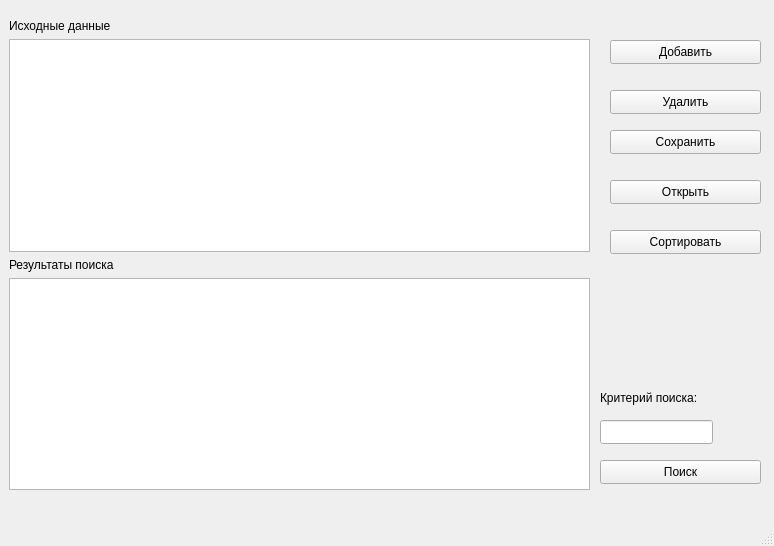
<?xml version="1.0" encoding="UTF-8"?>
<ui version="4.0">
 <class>MainWindow</class>
 <widget class="QMainWindow" name="MainWindow">
  <property name="geometry">
   <rect>
    <x>0</x>
    <y>0</y>
    <width>774</width>
    <height>546</height>
   </rect>
  </property>
  <property name="windowTitle">
   <string>MainWindow</string>
  </property>
  <widget class="QWidget" name="centralwidget">
   <widget class="QWidget" name="verticalLayoutWidget">
    <property name="geometry">
     <rect>
      <x>9</x>
      <y>19</y>
      <width>581</width>
      <height>471</height>
     </rect>
    </property>
    <layout class="QVBoxLayout" name="verticalLayout">
     <item>
      <widget class="QLabel" name="label">
       <property name="text">
        <string>Исходные данные</string>
       </property>
      </widget>
     </item>
     <item>
      <widget class="QTableView" name="tableView_2">
       <property name="sortingEnabled">
        <bool>true</bool>
       </property>
      </widget>
     </item>
     <item>
      <widget class="QLabel" name="label_2">
       <property name="text">
        <string>Результаты поиска</string>
       </property>
      </widget>
     </item>
     <item>
      <widget class="QTableView" name="tableView"/>
     </item>
    </layout>
   </widget>
   <widget class="QPushButton" name="pb_add">
    <property name="geometry">
     <rect>
      <x>610</x>
      <y>40</y>
      <width>151</width>
      <height>24</height>
     </rect>
    </property>
    <property name="text">
     <string>Добавить</string>
    </property>
   </widget>
   <widget class="QPushButton" name="pb_del">
    <property name="geometry">
     <rect>
      <x>610</x>
      <y>90</y>
      <width>151</width>
      <height>24</height>
     </rect>
    </property>
    <property name="text">
     <string>Удалить</string>
    </property>
   </widget>
   <widget class="QPushButton" name="pushButton_3">
    <property name="geometry">
     <rect>
      <x>610</x>
      <y>130</y>
      <width>151</width>
      <height>24</height>
     </rect>
    </property>
    <property name="text">
     <string>Сохранить</string>
    </property>
   </widget>
   <widget class="QPushButton" name="pushButton_4">
    <property name="geometry">
     <rect>
      <x>610</x>
      <y>180</y>
      <width>151</width>
      <height>24</height>
     </rect>
    </property>
    <property name="text">
     <string>Открыть</string>
    </property>
   </widget>
   <widget class="QPushButton" name="pushButton_5">
    <property name="geometry">
     <rect>
      <x>610</x>
      <y>230</y>
      <width>151</width>
      <height>24</height>
     </rect>
    </property>
    <property name="text">
     <string>Сортировать</string>
    </property>
   </widget>
   <widget class="QLineEdit" name="lineEdit">
    <property name="geometry">
     <rect>
      <x>600</x>
      <y>420</y>
      <width>113</width>
      <height>24</height>
     </rect>
    </property>
   </widget>
   <widget class="QLabel" name="label_3">
    <property name="geometry">
     <rect>
      <x>600</x>
      <y>390</y>
      <width>111</width>
      <height>16</height>
     </rect>
    </property>
    <property name="text">
     <string>Критерий поиска:</string>
    </property>
   </widget>
   <widget class="QPushButton" name="pushButton_6">
    <property name="geometry">
     <rect>
      <x>600</x>
      <y>460</y>
      <width>161</width>
      <height>24</height>
     </rect>
    </property>
    <property name="text">
     <string>Поиск</string>
    </property>
   </widget>
  </widget>
  <widget class="QMenuBar" name="menubar">
   <property name="geometry">
    <rect>
     <x>0</x>
     <y>0</y>
     <width>774</width>
     <height>21</height>
    </rect>
   </property>
  </widget>
  <widget class="QStatusBar" name="statusbar"/>
 </widget>
 <resources/>
 <connections/>
</ui>
